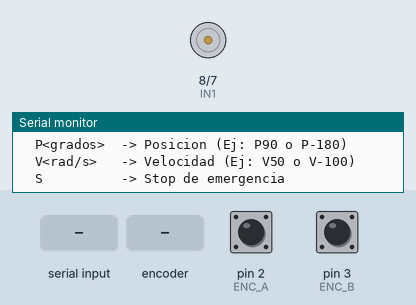
The sketch below on a simulated Arduino Mega 2560, built with avr-gcc and run on an emulated ATmega2560. Shown: motor-driver pin pairs drawn as motors (green arrow = first pin HIGH = forward, orange = second pin HIGH = backward, longer = more drive, scaled by the enable pin), the last lines printed to the serial monitor. Inputs (shaded band) come from the test bench; at power-on: pin 2 (ENC_A) HIGH, pin 3 (ENC_B) HIGH.

Above: at 1.2 s.
1.3 s: "V,45\n" received over Serial
At 3.0 s:
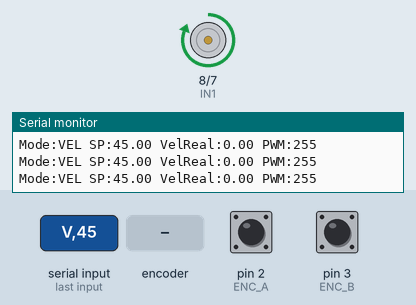
3.3 s: "V" received over Serial
At 4.6 s:
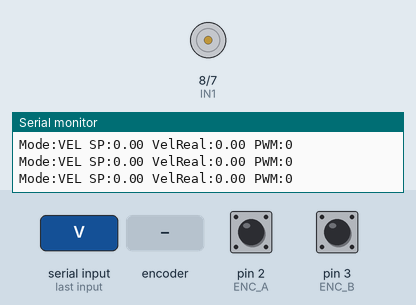
5.8 s: rotary encoder on pin 2 (ENC_A) / pin 3 (ENC_B) turned 2 steps (second pin leading)
At 6.2 s:
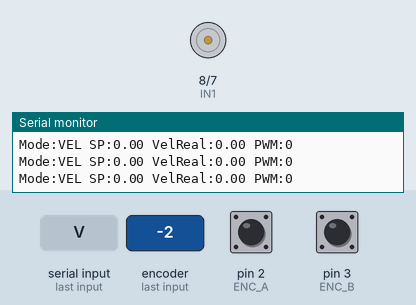
7.7 s: rotary encoder on pin 2 (ENC_A) / pin 3 (ENC_B) turned 2 steps (second pin leading)
At 9.1 s:
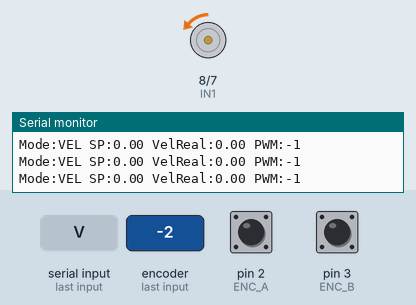
9.6 s: "s" received over Serial
At 10.8 s:
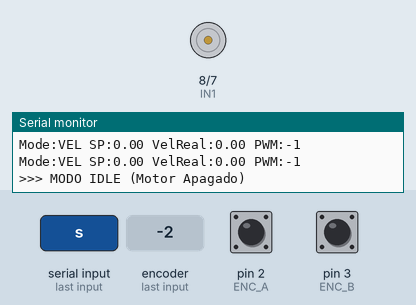
11.1 s: "v,45\n" received over Serial
At 11.25 s:
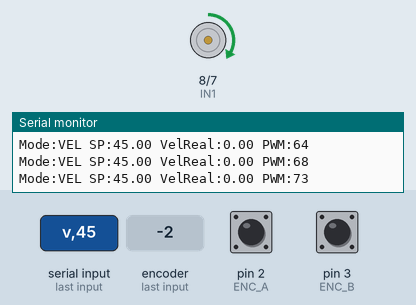
Timing chart, 0 to 14.1 s (numbered marks = the images above; inputs shaded):
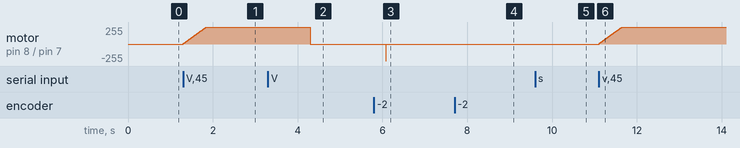

The sketch:

codigo_hibrido.ino
```cpp
/*
 * CONTROL HÍBRIDO: VELOCIDAD Y POSICIÓN INDEPENDIENTES
 *
 * Comandos por Serial (115200 baud, No Line Ending o Newline):
 * 'P90'  -> Ir a 90 grados (Control de Posición)
 * 'V100' -> Girar a 100 rad/s continuamente (Control de Velocidad)
 * 'S'    -> Stop / Apagar Motor
 */

#include <Arduino.h>

// Pines del L298N (Configurados para Arduino Mega)
const int ENA = 9;  // PWM
const int IN1 = 8;  // Dirección 1
const int IN2 = 7;  // Dirección 2

// Pines del Encoder
const int ENC_A = 2; // Pin de interrupción
const int ENC_B = 3; // Pin de interrupción

// Constantes físicas
const float CPR_BASE = 132.0;
const float SAMPLE_TIME_S = 0.01; // 10 ms

// --- GANANCIAS PID ---
// 1. Ganancias para Posición (Sintonizadas en MATLAB)
float kp_pos = 1.0843;
float ki_pos = 2.5465;

// 2. Ganancias para Velocidad (Sintonizadas en MATLAB)
float kp_vel = 0.10008;
float ki_vel = 10.1957;

// --- VARIABLES DE ESTADO ---
enum ControlMode { MODE_IDLE, MODE_POSITION, MODE_VELOCITY };
ControlMode current_mode = MODE_IDLE;

float setpoint = 0.0; // Puede significar rad (posición) o rad/s (velocidad)
float error_integral = 0.0;

volatile long pulse_count = 0;
long previous_pulses = 0;
unsigned long previous_time = 0;

// Interrupción del Encoder
void readEncoder() {
  int b = digitalRead(ENC_B);
  if (b > 0) pulse_count++;
  else       pulse_count--;
}

void setMotor(int dir, int pwmVal) {
  analogWrite(ENA, pwmVal);
  if (dir == 1) {
    digitalWrite(IN1, HIGH);
    digitalWrite(IN2, LOW);
  } else if (dir == -1) {
    digitalWrite(IN1, LOW);
    digitalWrite(IN2, HIGH);
  } else {
    digitalWrite(IN1, LOW);
    digitalWrite(IN2, LOW);
  }
}

void setup() {
  Serial.begin(115200);
  Serial.println("\n--- SISTEMA HIBRIDO INICIADO ---");
  Serial.println("Comandos:");
  Serial.println("  P<grados>  -> Posicion (Ej: P90 o P-180)");
  Serial.println("  V<rad/s>   -> Velocidad (Ej: V50 o V-100)");
  Serial.println("  S          -> Stop de emergencia");

  pinMode(ENC_A, INPUT_PULLUP);
  pinMode(ENC_B, INPUT_PULLUP);
  attachInterrupt(digitalPinToInterrupt(ENC_A), readEncoder, RISING);

  pinMode(ENA, OUTPUT);
  pinMode(IN1, OUTPUT);
  pinMode(IN2, OUTPUT);

  setMotor(0, 0);
}

void loop() {
  // 1. PARSER DE COMANDOS SERIALES
  if (Serial.available() > 0) {
    char cmd = Serial.read();

    if (cmd == 'P' || cmd == 'p') {
      float grados = Serial.parseFloat();
      setpoint = grados * (PI / 180.0); // Convertir a radianes
      current_mode = MODE_POSITION;
      error_integral = 0.0; // Resetear integrador al cambiar de modo
      Serial.print("\n>>> MODO POSICION: "); Serial.print(grados); Serial.println(" grados");
    }
    else if (cmd == 'V' || cmd == 'v') {
      float vel = Serial.parseFloat();
      setpoint = vel; // Rad/s
      current_mode = MODE_VELOCITY;
      error_integral = 0.0;
      Serial.print("\n>>> MODO VELOCIDAD: "); Serial.print(vel); Serial.println(" rad/s");
    }
    else if (cmd == 'S' || cmd == 's') {
      current_mode = MODE_IDLE;
      setMotor(0, 0);
      Serial.println("\n>>> MODO IDLE (Motor Apagado)");
    }

    // Limpiar buffer de caracteres basura (\n, \r, espacios)
    while (Serial.available() > 0) Serial.read();
  }

  unsigned long current_time = millis();

  if (current_time - previous_time >= (SAMPLE_TIME_S * 1000.0)) {
    // 2. Lectura segura del encoder
    noInterrupts();
    long current_pulses = pulse_count;
    interrupts();

    // Calcular Posición y Velocidad Actual
    float current_position_rad = (current_pulses / CPR_BASE) * (2.0 * PI);

    long delta_pulses = current_pulses - previous_pulses;
    float current_velocity_rad_s = (delta_pulses / CPR_BASE) * (2.0 * PI) / SAMPLE_TIME_S;

    float error = 0.0;
    float pwm_float = 0.0;

    // 3. EJECUCIÓN DEL PID SEGÚN EL MODO
    if (current_mode == MODE_POSITION) {
      error = setpoint - current_position_rad;
      error_integral += error * SAMPLE_TIME_S;

      // Anti-windup
      if (error_integral > 50.0) error_integral = 50.0;
      if (error_integral < -50.0) error_integral = -50.0;

      pwm_float = (kp_pos * error) + (ki_pos * error_integral);
    }
    else if (current_mode == MODE_VELOCITY) {
      error = setpoint - current_velocity_rad_s;
      error_integral += error * SAMPLE_TIME_S;

      // Anti-windup velocidad
      if (error_integral > 100.0) error_integral = 100.0;
      if (error_integral < -100.0) error_integral = -100.0;

      pwm_float = (kp_vel * error) + (ki_vel * error_integral);
    }

    // 4. APLICAR POTENCIA
    if (current_mode != MODE_IDLE) {
      int dir = 1;
      if (pwm_float < 0) {
        dir = -1;
        pwm_float = -pwm_float; // Valor absoluto
      }

      int pwm_val = (int)pwm_float;
      if (pwm_val > 255) pwm_val = 255;

      // Deadband para evitar zumbidos (Más útil en control de posición fina)
      if (pwm_val < 30 && current_mode == MODE_POSITION) {
        pwm_val = 0;
        dir = 0;
      }

      setMotor(dir, pwm_val);

      // 5. Telemetría
      Serial.print("Mode:");
      Serial.print(current_mode == MODE_POSITION ? "POS" : "VEL");
      Serial.print(" SP:");
      Serial.print(setpoint);

      if (current_mode == MODE_POSITION) {
        Serial.print(" PosReal:");
        Serial.print(current_position_rad);
      } else {
        Serial.print(" VelReal:");
        Serial.print(current_velocity_rad_s);
      }

      Serial.print(" PWM:");
      Serial.println(dir * pwm_val);
    }

    // Actualizar estados
    previous_pulses = current_pulses;
    previous_time = current_time;
  }
}
```

Measured:
- after the input at 1.3 s, motor on pin 8 (IN1) / pin 7 (IN2): moves from stopped to forward 255/255 over 0.54 s, starting at once
- after the input at 3.3 s, motor on pin 8 (IN1) / pin 7 (IN2): forward 255/255 → stopped after 1.0 s
- after the input at 5.8 s, motor on pin 8 (IN1) / pin 7 (IN2): stopped → backward 252/255 after 0.28 s, → stopped 0.01 s later
- after the input at 7.7 s, motor on pin 8 (IN1) / pin 7 (IN2): stopped → backward 1/255 after 0.08 s
- after the input at 9.6 s, motor on pin 8 (IN1) / pin 7 (IN2): backward 1/255 → stopped at once
- after the input at 11.1 s, motor on pin 8 (IN1) / pin 7 (IN2): moves from stopped to forward 255/255 over 0.54 s, starting at once
